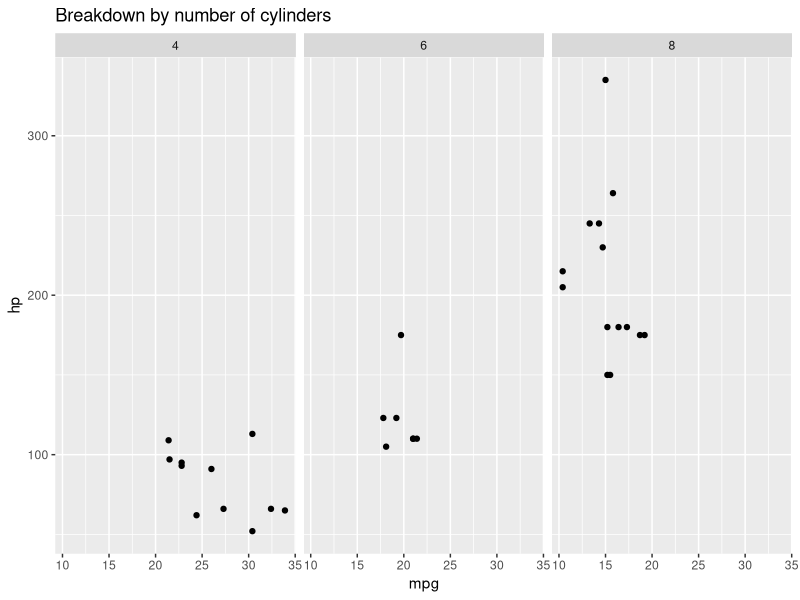
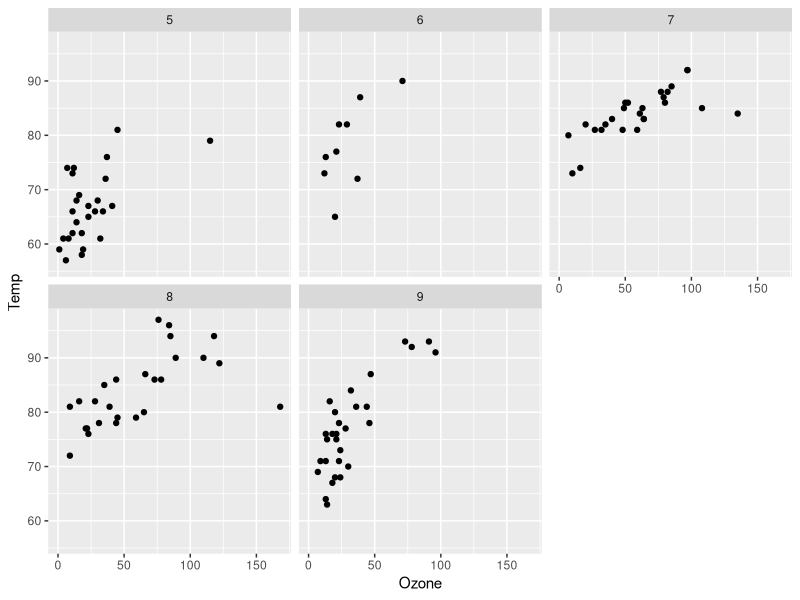
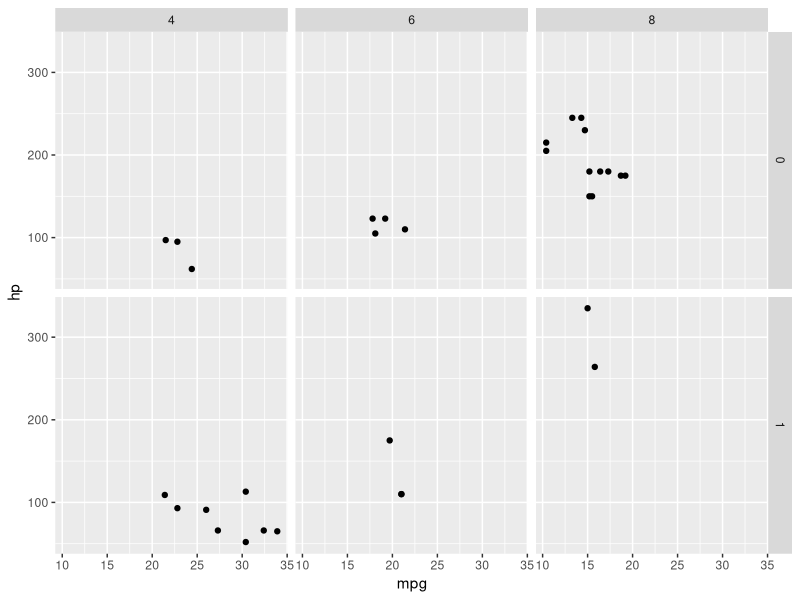
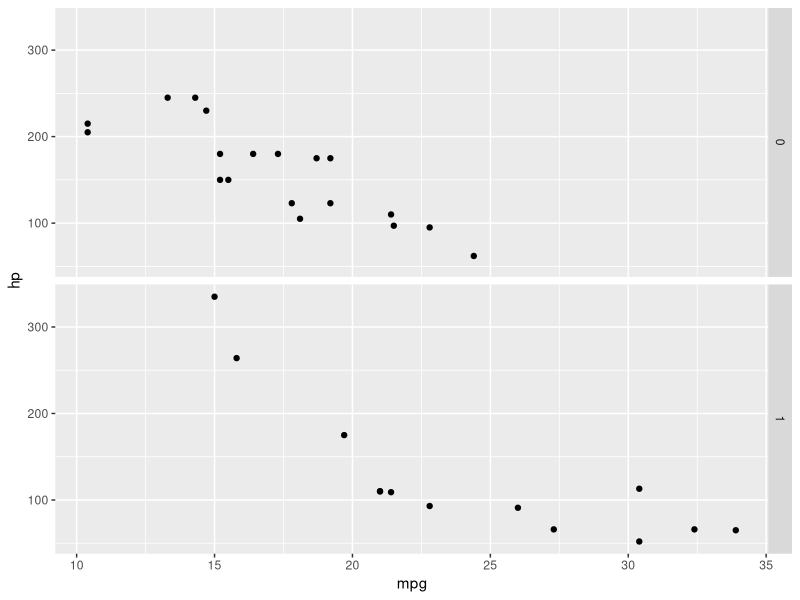
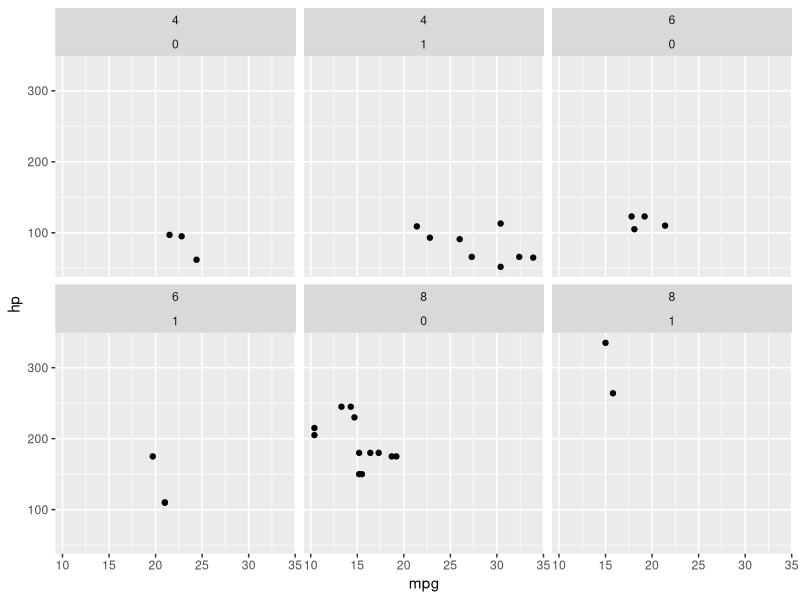
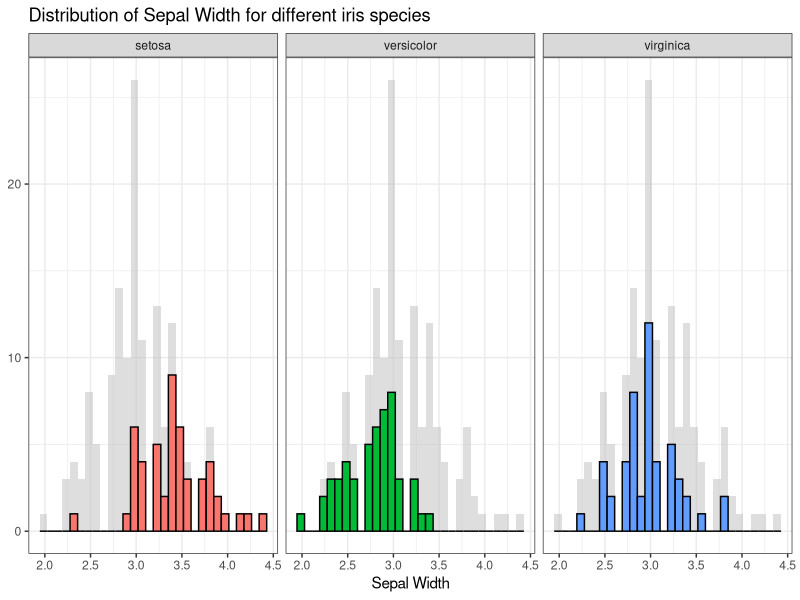

The R source for these figures, in order:
## ---- chunk 1
knitr::opts_knit$set(root.dir = '../../../../')
knitr::opts_chunk$set(
  collapse = TRUE,
  comment = "#>",
  fig.height = 3,
  fig.width = 3,
  fig.align = "center"
)
## ---- chunk 2
library(ggplot2)
ggplot(mtcars, aes(x = mpg, y = hp)) +
  geom_point() +
  facet_wrap(~ cyl) +
  ggtitle("Breakdown by number of cylinders")
## ---- chunk 3
ggplot(airquality, aes(x = Ozone, y = Temp)) + geom_point() +
  facet_wrap(~ Month)
## ---- chunk 4
ggplot(mtcars, aes(x = mpg, y = hp)) + geom_point() +
  facet_grid(am ~ cyl)
## ---- chunk 5
ggplot(mtcars, aes(x = mpg, y = hp)) + geom_point() +
  facet_grid(am ~ .)
## ---- chunk 6
ggplot(mtcars, aes(x = mpg, y = hp)) + geom_point() +
  facet_wrap(~ cyl + am)
## ---- chunk 7
library(dplyr)
bd <- iris %>% select(-Species)  # Background data

# Univariate
ggplot(iris, aes(x = Sepal.Width, fill = Species)) +
  geom_histogram(data = bd, fill = "grey", alpha = .5) +
  geom_histogram(colour = "black") +
  facet_wrap(~ Species) +
  guides(fill = FALSE) +
  theme_bw() +
  labs(
    x = "Sepal Width",
    y = NULL,
    title = "Distribution of Sepal Width for different iris species")
